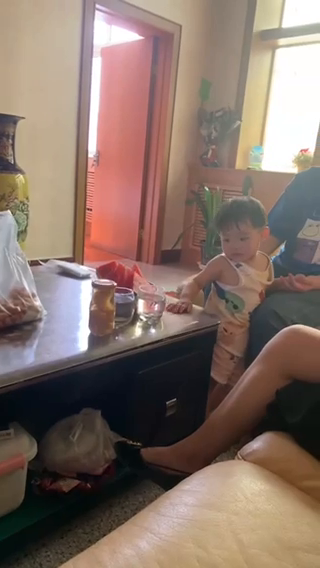
#> input picture frame 37 of ppe/sd1660272102_2.mp4, 320 x 568 px, given in place of test_1.mp4, which was not available
$ python YOLOV10_deepsort.py
#> lines starting #> are read from the running program, lines starting #| are printed output that depends on the picture; after the words box and inside, x2 and y2 are one past the last pixel; in counts of white or black regions, pixels touching at a corner belong together
import cv2
import numpy as np

video_path = './test_1.mp4'
pts = np.array([(710,200), (1110,200), (810,400), (410, 400)],dtype=np.int32)
if __name__ == '__main__':
    cap = cv2.VideoCapture(video_path)
    if not cap.isOpened():
        print('ERROR')
    fps = cap.get(cv2.CAP_PROP_FPS)
    frame_width = cap.get(cv2.CAP_PROP_FRAME_WIDTH)
    frame_height = cap.get(cv2.CAP_PROP_FRAME_HEIGHT)
    print(fps, frame_width, frame_height)
    while True:
        success, frame = cap.read()
#> frame is the input picture: shape (568, 320, 3); mean B, G, R 103.8, 113.5, 133.4
        if not success:
            print('读取帧失败')
            break
        cv2.line(frame, (0, int(frame_height / 2)), (int(frame_width), int(frame_height / 2)), (0, 0, 255), 2)
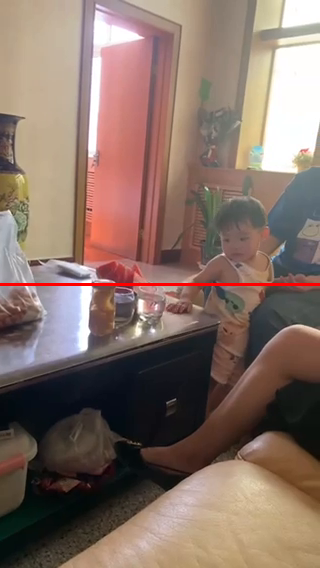
#> frame: shape (568, 320, 3); 0.53% of pixels changed, all inside (x1, y1, x2, y2) = (0, 283, 320, 286)
        cv2.polylines(frame, [pts], True, (0, 0, 255), 2)
        cv2.imshow("frame", frame)
        cv2.waitKey(1)

    cap.release()
    cv2.destroyAllWindows()

$ run again, starting later in the video
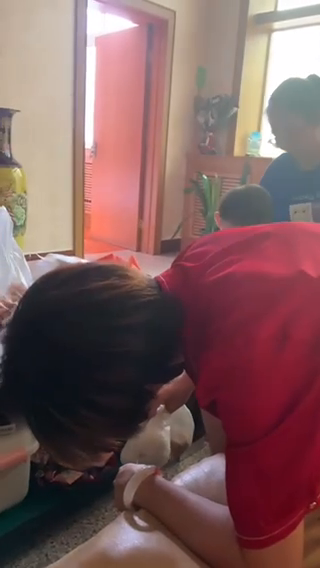
#> input picture frame 170 of ppe/sd1660272102_2.mp4, 320 x 568 px, given in place of test_1.mp4, which was not available
#> frame is the input picture: shape (568, 320, 3); mean B, G, R 93.5, 93.3, 126.1
#> `cv2.line(frame, (0, int(frame_height / 2)), (int(frame_width), int(fra..`:
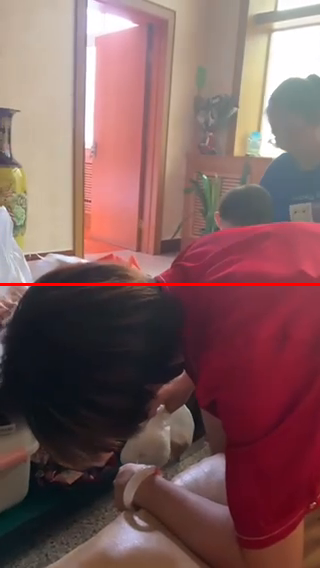
#> frame: shape (568, 320, 3); 0.53% of pixels changed, all inside (x1, y1, x2, y2) = (0, 283, 320, 286)

$ run again, starting later in the video
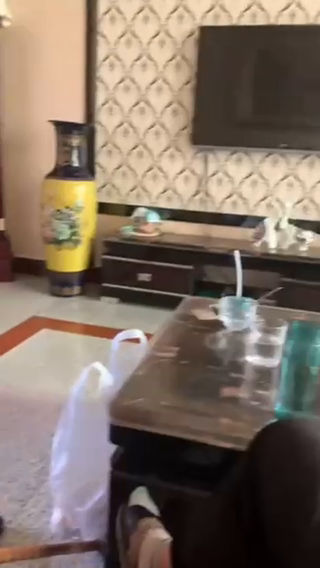
#> input picture frame 303 of ppe/sd1660272102_2.mp4, 320 x 568 px, given in place of test_1.mp4, which was not available
#> frame is the input picture: shape (568, 320, 3); mean B, G, R 99.8, 112.3, 128.3
#> `cv2.line(frame, (0, int(frame_height / 2)), (int(frame_width), int(fra..`:
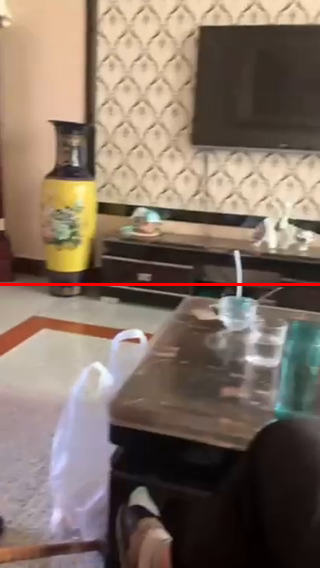
#> frame: shape (568, 320, 3); 0.53% of pixels changed, all inside (x1, y1, x2, y2) = (0, 283, 320, 286)
